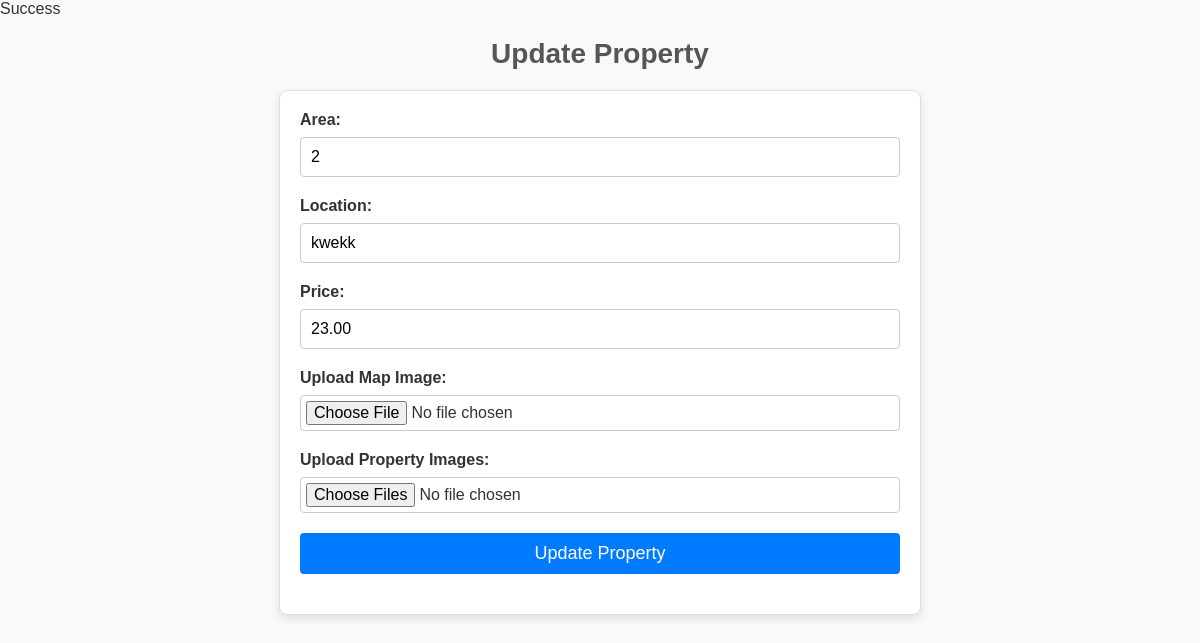
The page /update_land.php?id=10 on the database its author committed.
### tables this page shows
CREATE TABLE `land_properties` (
  `id` int(11) NOT NULL,
  `area` text DEFAULT NULL,
  `location` varchar(255) NOT NULL,
  `price` decimal(10,2) NOT NULL,
  `map_image` varchar(255) NOT NULL,
  `property_images` text NOT NULL,
  `user_id` int(11) NOT NULL,
  `status` varchar(20) DEFAULT NULL,
  `approval_date` datetime DEFAULT NULL,
  `created_at` timestamp NOT NULL DEFAULT current_timestamp(),
  `is_featured` tinyint(1) DEFAULT 0,
  `updated_at` timestamp NOT NULL DEFAULT current_timestamp() ON UPDATE current_timestamp()
);

### update_land.php (the view, shortened to what this page needs)
<?php
include 'db.php';
if (isset($_GET['id'])) {
    $property_id = $_GET['id'];
    $sql = "SELECT * FROM land_properties WHERE id = :id";
    $stmt = $conn->prepare($sql);
    $stmt->bindValue(':id', $property_id, PDO::PARAM_INT);
    $stmt->execute();
    $property = $stmt->fetch(PDO::FETCH_ASSOC);
}
?>
<!DOCTYPE html>
<html lang="en">
<head>
</head>
<body>
    <h1>Update Property</h1>
<form action="update_land.php" method="post" enctype="multipart/form-data">
    <label for="area">Area:</label>
    <input type="text" id="area" name="area" value="<?php echo htmlspecialchars($property['area']); ?>" required>
    <label for="location">Location:</label>
    <input type="text" id="location" name="location" value="<?php echo htmlspecialchars($property['location']); ?>" required>
    <label for="price">Price:</label>
    <input type="text" id="price" name="price" value="<?php echo htmlspecialchars($property['price']); ?>" required>
    <label for="map_image">Upload Map Image:</label>
    <input type="file" id="map_image" name="map_image" accept="image/*">
    <label for="property_images">Upload Property Images:</label>
    <input type="file" id="property_images" name="property_images[]" multiple accept="image/*">
    <button type="submit">Update Property</button>
</form>
</body>
</html>

### update_land.php (style rules this page uses)
body { font-family: Arial, sans-serif; margin: 0; padding: 0; background-color: #f9f9f9; color: #333; }
h1 { text-align: center; margin-top: 20px; font-size: 28px; color: #555; }
form { max-width: 600px; margin: 20px auto; background: #fff; border: 1px solid #ddd; border-radius: 8px; padding: 20px; box-shadow: 0 4px 8px rgba(0, 0, 0, 0.1); }
label { display: block; margin-bottom: 8px; font-weight: bold; }
input[type="text"], input[type="file"], button { width: 100%; padding: 10px; margin-bottom: 20px; border: 1px solid #ccc; border-radius: 4px; font-size: 16px; }
input[type="file"] { padding: 5px; }
button { background-color: #007BFF; color: white; border: none; cursor: pointer; font-size: 18px; }

### rows shown on the page
land_properties: area "2", location "kwekk", price "23.00"
